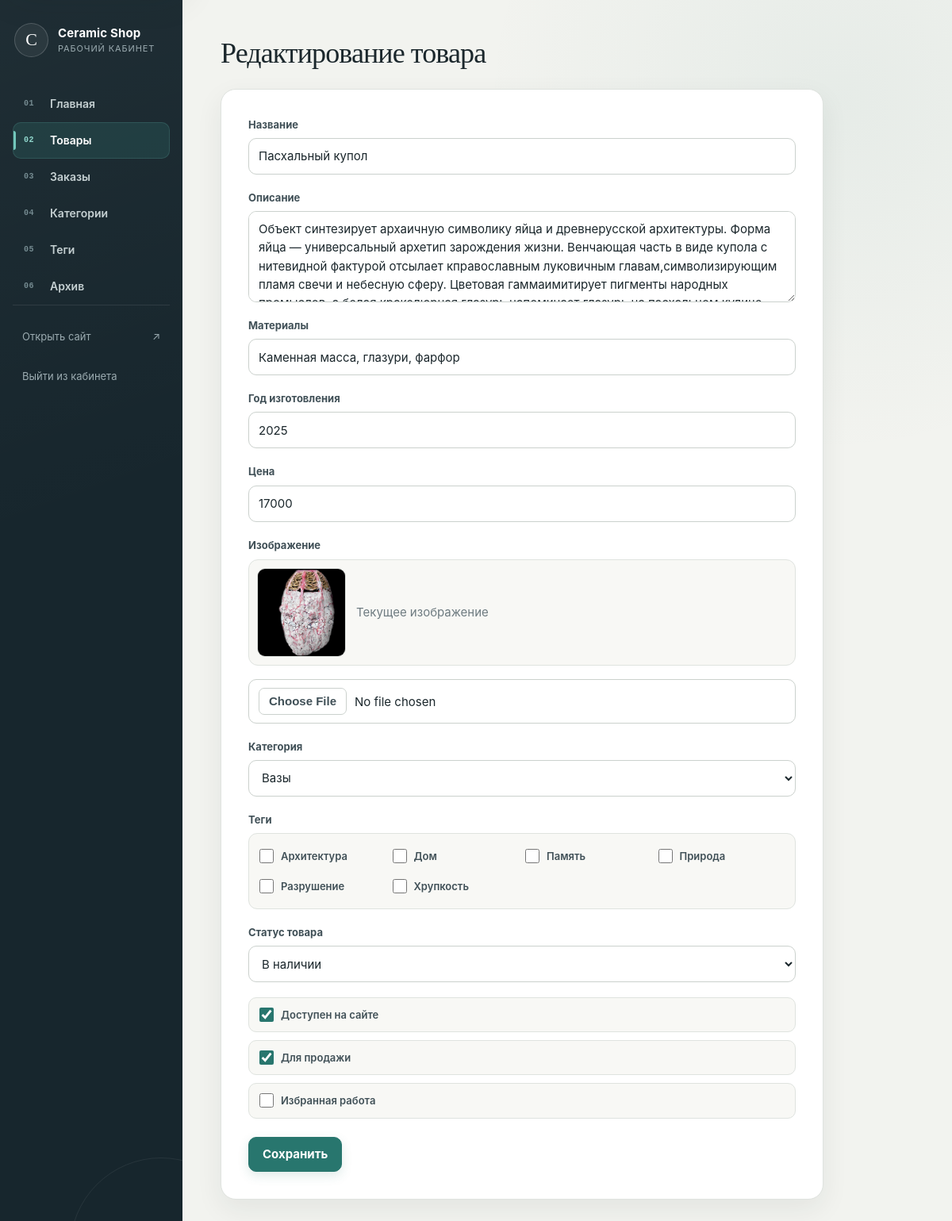
The app's page /admin/products/edit/f86388f8-63fe-49bc-9211-adaca8e8f82b (signed in), older data.
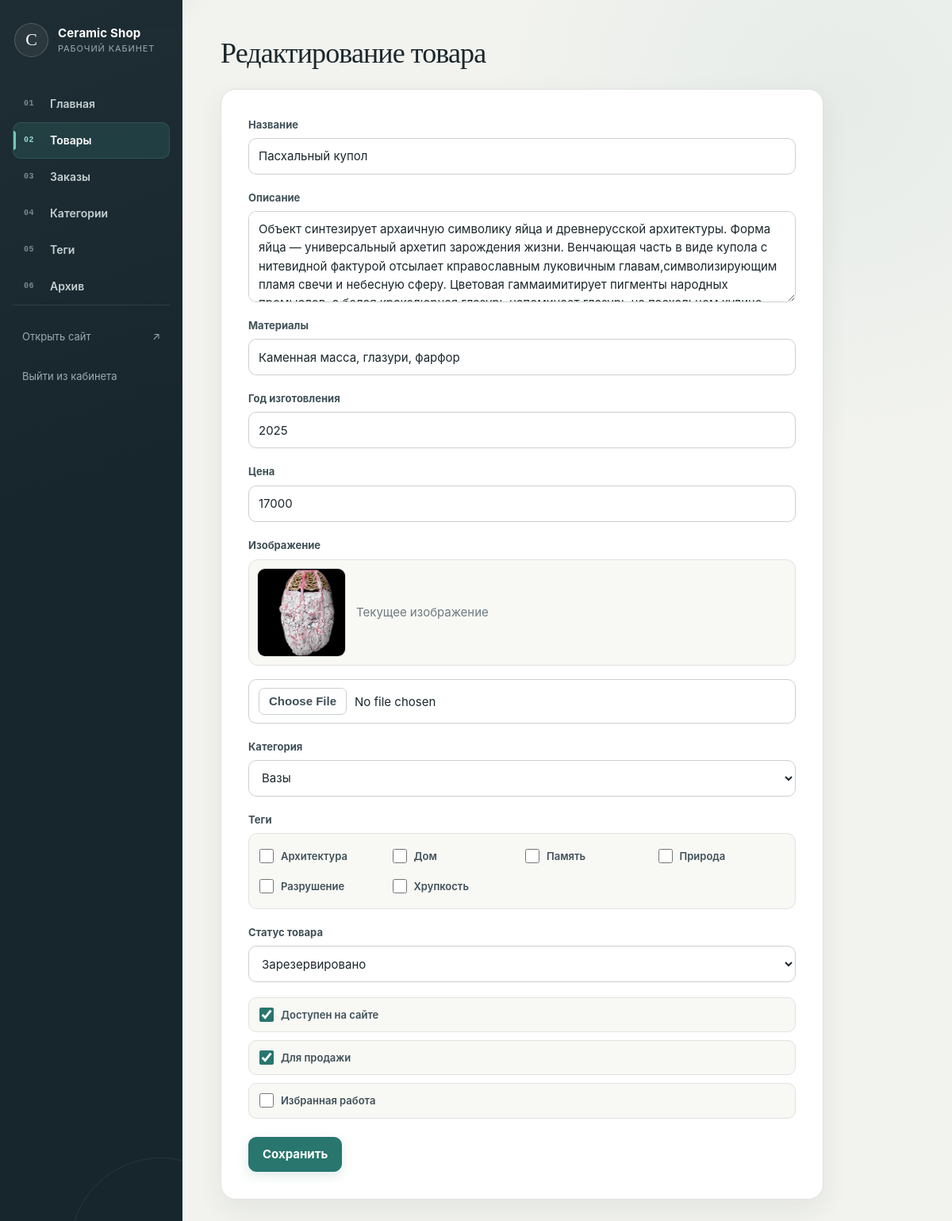
The same page, newer data.
### tables this page shows
CREATE TABLE products (
    id TEXT PRIMARY KEY,
    name TEXT NOT NULL,
    description TEXT,
    price INTEGER NOT NULL,
    status TEXT NOT NULL DEFAULT 'available',
    img TEXT,
    category_id INTEGER,
    year INTEGER,
    materials TEXT NOT NULL DEFAULT 'Каменная масса',
    is_visible INTEGER NOT NULL DEFAULT 1,
    is_for_sale INTEGER NOT NULL DEFAULT 1,
    is_archived INTEGER NOT NULL DEFAULT 0,
    is_featured INTEGER NOT NULL DEFAULT 0,
    FOREIGN KEY (category_id) REFERENCES categories(id)
    );

CREATE TABLE categories (
    id INTEGER PRIMARY KEY AUTOINCREMENT,
    name TEXT NOT NULL UNIQUE,
    slug TEXT NOT NULL UNIQUE,
    description TEXT
    );

### routes/admin/products.py (the view, shortened to what this page needs)
@admin_bp.route("/admin/products/edit/<product_id>", methods=["GET", "POST"])
def edit_product(product_id):
    product = get_product_by_id(product_id)
    if not product:
        flash('Товар не найден', 'error')
        return redirect(url_for('admin.admin_products'))
    categories = get_all_categories()
    tags = get_all_tags()
    product_tags = get_tags_for_product(product_id)
    selected_tag_ids = [tag["id"] for tag in product_tags]
    return render_template("admin/product_form.html",
                           product=product,
                           categories=categories,
                           tags=tags,
                           selected_tag_ids=selected_tag_ids,
                           title="Редактирование товара",
                           submit_text="Сохранить",
                           product_statuses=PRODUCT_STATUSES)

### database/categories.py (called while the page is built)
def get_all_categories():
    conn = get_db_connection()
    categories = conn.execute("SELECT * FROM categories ORDER BY name").fetchall()
    conn.close()
    return categories

### database/connection.py (called while the page is built)
def get_db_connection():
    database_path = current_app.config["DATABASE"]
    conn = sqlite3.connect(database_path)
    conn.execute("PRAGMA foreign_keys = ON")
    conn.row_factory = sqlite3.Row
    return conn

### database/products.py (called while the page is built)
def get_product_by_id(product_id):
    conn = get_db_connection()
    product = conn.execute("SELECT * FROM products WHERE id = ?", (product_id,)).fetchone()
    conn.close()
    return product

### database/tags.py (called while the page is built)
def get_all_tags():
    conn = get_db_connection()
    tags = conn.execute("SELECT * FROM tags ORDER BY name").fetchall()
    conn.close()
    return tags

def get_tags_for_product(product_id):
    conn = get_db_connection()
    tags = conn.execute("""
    SELECT tags.*
    FROM product_tags
    JOIN tags
    ON tags.id = product_tags.tag_id
    WHERE product_tags.product_id = ?
    ORDER BY tags.name
    """, (product_id,)).fetchall()
    conn.close()
    return tags

### services/cart_service.py (called while the page is built)
def get_cart(session):
    return session.get("cart", {})

def get_cart_count(session):
    cart = get_cart(session)
    return sum(cart.values())

### templates/admin/product_form.html (shortened to what this page needs)
{% extends 'admin/base.html' %}
{% block content %}
<h1 class="admin-page-title">{{ title }}</h1>
<form method="post" enctype="multipart/form-data" class="admin-form">
    <div class="admin-form-group">
        <label for="name">Название</label>
        <input type="text" name="name" id="name" value="{{ product.name }}">
    </div>
    <div class="admin-form-group">
        <label for="description">Описание</label>
        <textarea name="description" id="description" rows="4">{{ product.description }}</textarea>
    </div>
    <div class="admin-form-group">
        <label for="materials">Материалы</label>
        <input type="text" name="materials" id="materials" value="{{ product.materials }}">
    </div>
    <div class="admin-form-group">
        <label for="year">Год изготовления</label>
        <input type="number" name="year" id="year" value="{{ product.year }}">
    </div>
    <div class="admin-form-group">
        <label for="price">Цена</label>
        <input type="number" name="price" id="price" value="{{ product.price }}">
    </div>
    <div class="admin-form-group">
        <label for="img">Изображение</label>
        {% if product.img %}
            <div class="admin-current-image">
                <img src="{{ product.img }}" alt="{{ product.name }}" class="admin-product-preview">
                <span class="admin-muted">Текущее изображение</span>
            </div>
        {% endif %}
        <input type="file" name="img" id="img">
    </div>
    <div class="admin-form-group">
        <label for="category_id">Категория</label>
        <select name="category_id" id="category_id">
            {% for category in categories %}
                <option value="{{ category.id }}"
                    {% if product.category_id == category.id %}selected{% endif %}>
                    {{ category.name }}
                </option>
            {% endfor %}
        </select>
    </div>
    <div class="admin-form-group">
        <label>Теги</label>
        <div class="admin-checkbox-list">
            {% for tag in tags %}
                <div class="admin-checkbox-group">
                    <input type="checkbox"
                    name="tag_ids"
                    id="tag_{{ tag.id }}"
                    value="{{ tag.id }}"
                    >
                    <label for="tag_{{ tag.id }}">{{tag.name}}</label>
                </div>
            {% endfor %}
        </div>
    </div>
    <div class="admin-form-group">
        <label for="status">Статус товара</label>
        <select name="status" id="status" class="form-control" required>
            {% for status_key, status_label in product_statuses.items() %}
                <option value="{{ status_key }}" {% if product['status'] == status_key %}selected{% endif %}>
                    {{ status_label }}
                </option>
            {% endfor %}
        </select>
    </div>
	<div class="admin-form-group admin-checkbox-group">
		<input type="checkbox" name="is_visible" id="is_visible" value="1" {% if product.is_visible %}checked{% endif %}>
		<label for="is_visible">Доступен на сайте</label>
	</div>
	<div class="admin-form-group admin-checkbox-group">
		<input type="checkbox" name="is_for_sale" id="is_for_sale" value="1" {% if product.is_for_sale %}checked{% endif %}>
		<label for="is_for_sale">Для продажи</label>
	</div>
	<div class="admin-form-group admin-checkbox-group">
		<input type="checkbox" name="is_featured" id="is_featured" value="1" {% if product.is_featured %}checked{% endif %}>
		<label for="is_featured">Избранная работа</label>
	</div>
    <button type="submit" class="admin-button">{{ submit_text }}</button>
</form>
{% endblock %}

Row changes from the older to the newer data that the page shows:
changed products "Пасхальный купол": status "В наличии" → "Зарезервировано"
